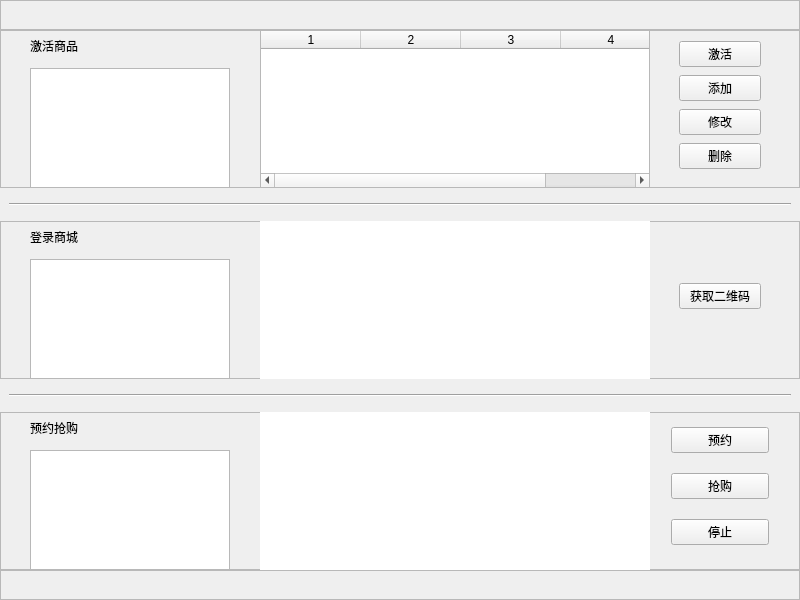
<?xml version="1.0" encoding="UTF-8"?>
<ui version="4.0">
 <class>MainWindow</class>
 <widget class="QMainWindow" name="MainWindow">
  <property name="geometry">
   <rect>
    <x>0</x>
    <y>0</y>
    <width>800</width>
    <height>600</height>
   </rect>
  </property>
  <property name="minimumSize">
   <size>
    <width>800</width>
    <height>600</height>
   </size>
  </property>
  <property name="maximumSize">
   <size>
    <width>800</width>
    <height>600</height>
   </size>
  </property>
  <property name="windowTitle">
   <string>秒</string>
  </property>
  <property name="windowIcon">
   <iconset resource="resource.qrc">
    <normaloff>:/image/image/favicon.ico</normaloff>:/image/image/favicon.ico</iconset>
  </property>
  <widget class="QWidget" name="centralwidget">
   <widget class="QFrame" name="frame">
    <property name="geometry">
     <rect>
      <x>0</x>
      <y>0</y>
      <width>800</width>
      <height>30</height>
     </rect>
    </property>
    <property name="frameShape">
     <enum>QFrame::StyledPanel</enum>
    </property>
    <property name="frameShadow">
     <enum>QFrame::Raised</enum>
    </property>
   </widget>
   <widget class="QFrame" name="frame_2">
    <property name="geometry">
     <rect>
      <x>0</x>
      <y>30</y>
      <width>800</width>
      <height>158</height>
     </rect>
    </property>
    <property name="frameShape">
     <enum>QFrame::StyledPanel</enum>
    </property>
    <property name="frameShadow">
     <enum>QFrame::Raised</enum>
    </property>
    <widget class="QTableWidget" name="table_widget_article">
     <property name="geometry">
      <rect>
       <x>260</x>
       <y>0</y>
       <width>390</width>
       <height>158</height>
      </rect>
     </property>
     <property name="editTriggers">
      <set>QAbstractItemView::NoEditTriggers</set>
     </property>
     <property name="selectionMode">
      <enum>QAbstractItemView::SingleSelection</enum>
     </property>
     <property name="selectionBehavior">
      <enum>QAbstractItemView::SelectRows</enum>
     </property>
     <property name="sortingEnabled">
      <bool>true</bool>
     </property>
     <property name="rowCount">
      <number>0</number>
     </property>
     <property name="columnCount">
      <number>4</number>
     </property>
     <attribute name="horizontalHeaderVisible">
      <bool>true</bool>
     </attribute>
     <attribute name="horizontalHeaderCascadingSectionResizes">
      <bool>false</bool>
     </attribute>
     <column/>
     <column/>
     <column/>
     <column/>
    </widget>
    <widget class="QTextBrowser" name="text_browser_active">
     <property name="geometry">
      <rect>
       <x>30</x>
       <y>38</y>
       <width>200</width>
       <height>120</height>
      </rect>
     </property>
     <property name="documentTitle">
      <string/>
     </property>
     <property name="lineWrapMode">
      <enum>QTextEdit::NoWrap</enum>
     </property>
     <property name="placeholderText">
      <string/>
     </property>
    </widget>
    <widget class="QLabel" name="label">
     <property name="geometry">
      <rect>
       <x>30</x>
       <y>0</y>
       <width>121</width>
       <height>31</height>
      </rect>
     </property>
     <property name="text">
      <string>激活商品</string>
     </property>
     <property name="textFormat">
      <enum>Qt::AutoText</enum>
     </property>
    </widget>
    <widget class="QFrame" name="frame">
     <property name="geometry">
      <rect>
       <x>670</x>
       <y>0</y>
       <width>100</width>
       <height>151</height>
      </rect>
     </property>
     <layout class="QGridLayout" name="gridLayout_3">
      <item row="2" column="0">
       <widget class="QPushButton" name="push_button_modify">
        <property name="text">
         <string>修改</string>
        </property>
       </widget>
      </item>
      <item row="1" column="0">
       <widget class="QPushButton" name="push_button_add">
        <property name="text">
         <string>添加</string>
        </property>
       </widget>
      </item>
      <item row="0" column="0">
       <widget class="QPushButton" name="push_button_active">
        <property name="text">
         <string>激活</string>
        </property>
       </widget>
      </item>
      <item row="3" column="0">
       <widget class="QPushButton" name="push_button_remove">
        <property name="text">
         <string>删除</string>
        </property>
       </widget>
      </item>
     </layout>
    </widget>
   </widget>
   <widget class="QFrame" name="gridFrame">
    <property name="geometry">
     <rect>
      <x>0</x>
      <y>188</y>
      <width>800</width>
      <height>33</height>
     </rect>
    </property>
    <layout class="QGridLayout" name="gridLayout">
     <item row="1" column="0">
      <widget class="Line" name="line">
       <property name="minimumSize">
        <size>
         <width>782</width>
         <height>0</height>
        </size>
       </property>
       <property name="maximumSize">
        <size>
         <width>782</width>
         <height>16777215</height>
        </size>
       </property>
       <property name="orientation">
        <enum>Qt::Horizontal</enum>
       </property>
      </widget>
     </item>
    </layout>
   </widget>
   <widget class="QFrame" name="frame_3">
    <property name="geometry">
     <rect>
      <x>0</x>
      <y>221</y>
      <width>800</width>
      <height>158</height>
     </rect>
    </property>
    <property name="frameShape">
     <enum>QFrame::StyledPanel</enum>
    </property>
    <property name="frameShadow">
     <enum>QFrame::Raised</enum>
    </property>
    <widget class="QLabel" name="label_2">
     <property name="geometry">
      <rect>
       <x>30</x>
       <y>0</y>
       <width>121</width>
       <height>31</height>
      </rect>
     </property>
     <property name="text">
      <string>登录商城</string>
     </property>
     <property name="textFormat">
      <enum>Qt::AutoText</enum>
     </property>
    </widget>
    <widget class="QTextBrowser" name="text_browser_login">
     <property name="geometry">
      <rect>
       <x>30</x>
       <y>38</y>
       <width>200</width>
       <height>120</height>
      </rect>
     </property>
     <property name="styleSheet">
      <string notr="true"/>
     </property>
     <property name="documentTitle">
      <string/>
     </property>
     <property name="lineWrapMode">
      <enum>QTextEdit::NoWrap</enum>
     </property>
     <property name="placeholderText">
      <string/>
     </property>
    </widget>
    <widget class="QLabel" name="label_qrcode">
     <property name="geometry">
      <rect>
       <x>260</x>
       <y>0</y>
       <width>390</width>
       <height>158</height>
      </rect>
     </property>
     <property name="focusPolicy">
      <enum>Qt::NoFocus</enum>
     </property>
     <property name="styleSheet">
      <string notr="true">background-color: rgb(255, 255, 255);</string>
     </property>
     <property name="frameShape">
      <enum>QFrame::NoFrame</enum>
     </property>
     <property name="frameShadow">
      <enum>QFrame::Plain</enum>
     </property>
     <property name="text">
      <string/>
     </property>
     <property name="alignment">
      <set>Qt::AlignCenter</set>
     </property>
    </widget>
    <widget class="QFrame" name="gridFrame">
     <property name="geometry">
      <rect>
       <x>670</x>
       <y>0</y>
       <width>100</width>
       <height>151</height>
      </rect>
     </property>
     <layout class="QGridLayout" name="gridLayout_4">
      <item row="0" column="0">
       <widget class="QPushButton" name="push_button_getqr">
        <property name="text">
         <string>获取二维码</string>
        </property>
       </widget>
      </item>
     </layout>
    </widget>
   </widget>
   <widget class="QFrame" name="gridFrame_2">
    <property name="geometry">
     <rect>
      <x>0</x>
      <y>379</y>
      <width>800</width>
      <height>33</height>
     </rect>
    </property>
    <layout class="QGridLayout" name="gridLayout_2">
     <item row="1" column="0">
      <widget class="Line" name="line_2">
       <property name="orientation">
        <enum>Qt::Horizontal</enum>
       </property>
      </widget>
     </item>
    </layout>
   </widget>
   <widget class="QFrame" name="frame_4">
    <property name="geometry">
     <rect>
      <x>0</x>
      <y>412</y>
      <width>800</width>
      <height>158</height>
     </rect>
    </property>
    <property name="frameShape">
     <enum>QFrame::StyledPanel</enum>
    </property>
    <property name="frameShadow">
     <enum>QFrame::Raised</enum>
    </property>
    <widget class="QLabel" name="label_3">
     <property name="geometry">
      <rect>
       <x>30</x>
       <y>0</y>
       <width>121</width>
       <height>31</height>
      </rect>
     </property>
     <property name="text">
      <string>预约抢购</string>
     </property>
     <property name="textFormat">
      <enum>Qt::AutoText</enum>
     </property>
    </widget>
    <widget class="QTextBrowser" name="text_browser_seckill">
     <property name="geometry">
      <rect>
       <x>30</x>
       <y>38</y>
       <width>200</width>
       <height>120</height>
      </rect>
     </property>
     <property name="styleSheet">
      <string notr="true"/>
     </property>
     <property name="documentTitle">
      <string/>
     </property>
     <property name="lineWrapMode">
      <enum>QTextEdit::NoWrap</enum>
     </property>
     <property name="placeholderText">
      <string/>
     </property>
    </widget>
    <widget class="QFrame" name="gridFrame_3">
     <property name="geometry">
      <rect>
       <x>670</x>
       <y>0</y>
       <width>100</width>
       <height>151</height>
      </rect>
     </property>
     <layout class="QGridLayout" name="gridLayout_5">
      <property name="leftMargin">
       <number>1</number>
      </property>
      <property name="topMargin">
       <number>1</number>
      </property>
      <property name="rightMargin">
       <number>1</number>
      </property>
      <property name="bottomMargin">
       <number>1</number>
      </property>
      <item row="3" column="0">
       <widget class="QPushButton" name="push_button_seckill">
        <property name="text">
         <string>抢购</string>
        </property>
       </widget>
      </item>
      <item row="1" column="0">
       <widget class="QPushButton" name="push_button_reserve">
        <property name="minimumSize">
         <size>
          <width>98</width>
          <height>0</height>
         </size>
        </property>
        <property name="maximumSize">
         <size>
          <width>98</width>
          <height>16777215</height>
         </size>
        </property>
        <property name="text">
         <string>预约</string>
        </property>
       </widget>
      </item>
      <item row="4" column="0">
       <widget class="QPushButton" name="push_button_stop">
        <property name="minimumSize">
         <size>
          <width>98</width>
          <height>0</height>
         </size>
        </property>
        <property name="maximumSize">
         <size>
          <width>98</width>
          <height>16777215</height>
         </size>
        </property>
        <property name="text">
         <string>停止</string>
        </property>
       </widget>
      </item>
     </layout>
    </widget>
    <widget class="QLabel" name="label_seckill">
     <property name="geometry">
      <rect>
       <x>260</x>
       <y>0</y>
       <width>390</width>
       <height>158</height>
      </rect>
     </property>
     <property name="focusPolicy">
      <enum>Qt::NoFocus</enum>
     </property>
     <property name="styleSheet">
      <string notr="true">background-color: rgb(255, 255, 255);</string>
     </property>
     <property name="frameShape">
      <enum>QFrame::NoFrame</enum>
     </property>
     <property name="frameShadow">
      <enum>QFrame::Plain</enum>
     </property>
     <property name="text">
      <string/>
     </property>
     <property name="alignment">
      <set>Qt::AlignCenter</set>
     </property>
    </widget>
   </widget>
   <widget class="QFrame" name="frame_5">
    <property name="geometry">
     <rect>
      <x>0</x>
      <y>570</y>
      <width>800</width>
      <height>30</height>
     </rect>
    </property>
    <property name="frameShape">
     <enum>QFrame::StyledPanel</enum>
    </property>
    <property name="frameShadow">
     <enum>QFrame::Raised</enum>
    </property>
   </widget>
  </widget>
 </widget>
 <tabstops>
  <tabstop>text_browser_active</tabstop>
  <tabstop>table_widget_article</tabstop>
  <tabstop>push_button_active</tabstop>
  <tabstop>push_button_add</tabstop>
  <tabstop>push_button_modify</tabstop>
  <tabstop>push_button_remove</tabstop>
  <tabstop>text_browser_login</tabstop>
  <tabstop>push_button_getqr</tabstop>
 </tabstops>
 <resources>
  <include location="resource.qrc"/>
 </resources>
 <connections/>
</ui>
